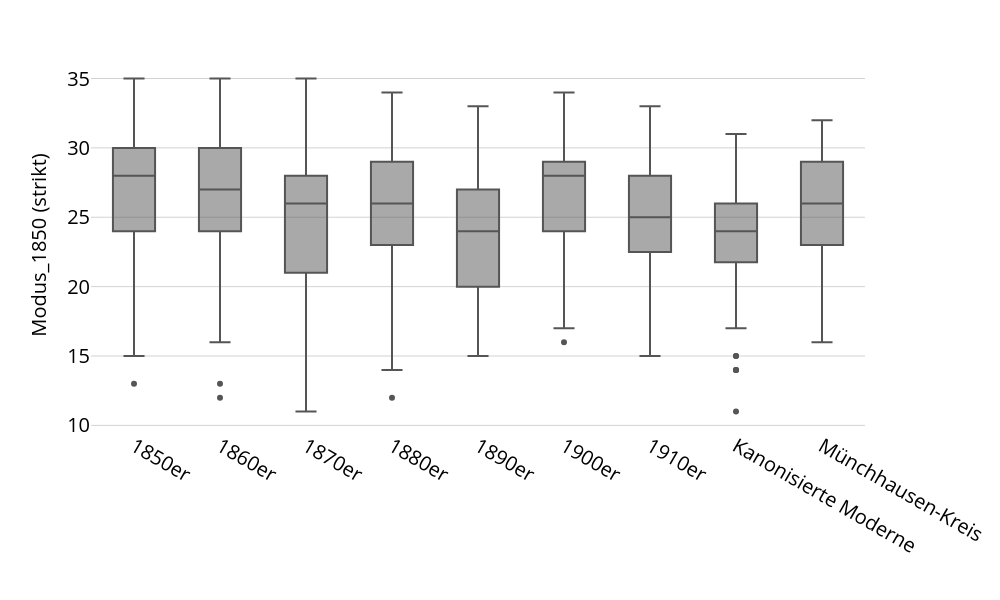

The code cell stored with this chart in its notebook:
### Markdown cell above
### Anthologiekorpus 1850er, Modus

### Code cell
meta_plot = pd.DataFrame()

for corpus_query in queries_a:
    this_meta = meta_all.query(corpus_query)
    this_distances = this_meta['mode_score_strikt1850']

    meta_add = pd.DataFrame()
    meta_add[['author', 'title']] = this_meta[['author', 'title']]
    meta_add['corpus'] = queries_a[corpus_query]
    meta_add['dist'] = this_distances.tolist()
    
    meta_plot = pd.concat([meta_plot, meta_add])
    
fig = px.box(
    meta_plot,
    x = 'corpus',
    y = 'dist',
    # points = 'all',
    hover_data = ['author', 'title'],
    labels = {'dist' : '<br>Modus_1850 (strikt)', 'corpus' : ''},
    # color_discrete_sequence=["grey"]
)

fig.update_layout(
    width = 1000, height = 600,
    xaxis=dict(tickfont=dict(size=20), titlefont=dict(size=20)),
    yaxis=dict(tickfont=dict(size=20), titlefont=dict(size=20)),
    showlegend = False
)
fig = update_fig_for_publication(fig, make_grey=True)
fig.write_image(f"plots/6.2 Moduswerte je Textgruppe, Bezugskorpus: Anthologietexte der 1850er.pdf")
fig.show()

### Figure 1 — Plotly figure (JSON) as saved in the notebook; plotly's stock layout.template omitted (floating-point values rounded to 4 significant figures; data arrays with more than 128 entries replaced by an {"elided": "..."} marker saying what was removed)
{"data": [{"alignmentgroup": "True", "customdata": {"elided": "2103x2 str values"}, "hovertemplate": "=%{x}<br><br>Modus_1850 (strikt)=%{y}<br>author=%{customdata[0]}<br>title=%{customdata[1]}<extra></extra>", "legendgroup": "", "line": {"color": "#555555"}, "marker": {"color": "#555555"}, "name": "", "notched": false, "offsetgroup": "", "orientation": "v", "showlegend": false, "type": "box", "x": {"elided": "2103 str values"}, "x0": " ", "xaxis": "x", "y": {"elided": "2103 int values"}, "y0": " ", "yaxis": "y"}], "layout": {"boxmode": "group", "font": {"color": "black"}, "height": 600, "legend": {"bordercolor": "black", "borderwidth": 1, "tracegroupgap": 0}, "margin": {"t": 60}, "paper_bgcolor": "white", "plot_bgcolor": "white", "showlegend": false, "width": 1000, "xaxis": {"anchor": "y", "color": "black", "domain": [0, 1], "gridcolor": "white", "showgrid": false, "tickfont": {"size": 20}, "title": {"font": {"size": 20}, "text": ""}}, "yaxis": {"anchor": "x", "color": "black", "domain": [0, 1], "gridcolor": "lightgray", "tickfont": {"size": 20}, "title": {"font": {"size": 20}, "text": "<br>Modus_1850 (strikt)"}, "zerolinecolor": "lightgray"}}}
